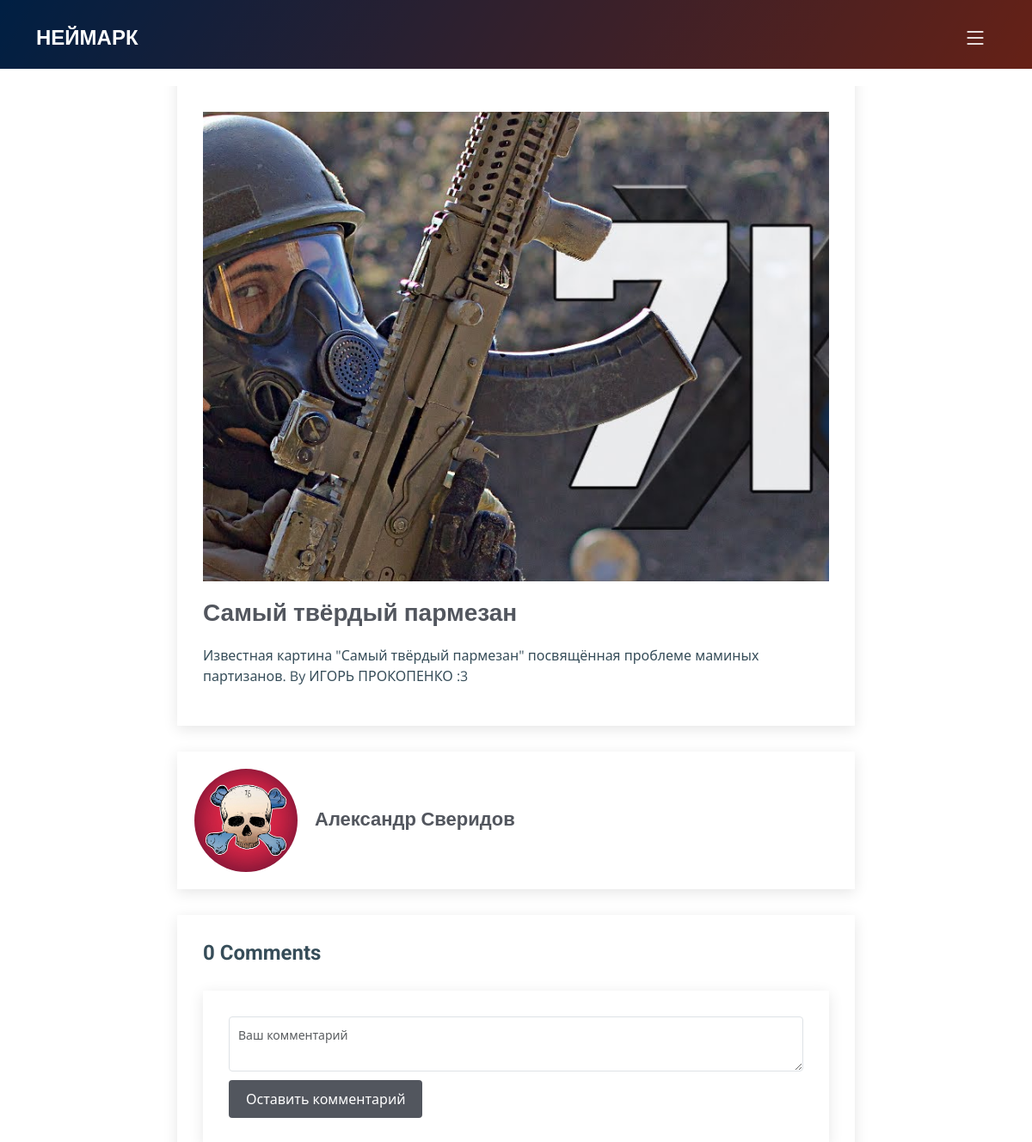
The app's page /artwork/1/, older data.
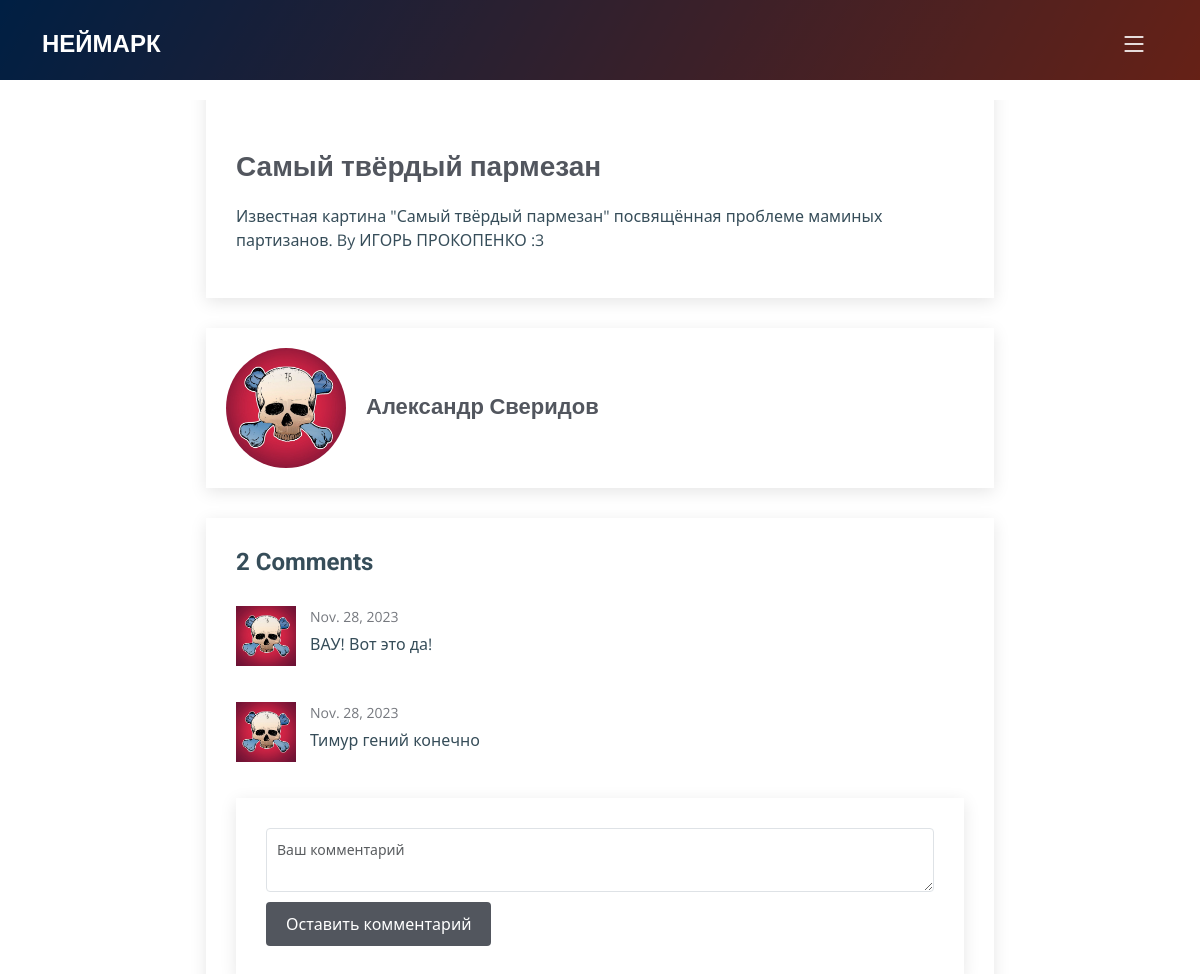
The same page, newer data.
### base/models.py (models this page shows, shortened)
class Artwork(models.Model):
    face = models.ImageField(upload_to="images/", verbose_name="Лицевое изображение",)
    name = models.CharField(max_length=40,)
    description = models.TextField(max_length=500,)
    uncompressed_img = models.ImageField(upload_to="images/", verbose_name="Оригинальное изображение", blank=True,)
    object3d = models.FileField(upload_to="files/", verbose_name="3D файл", blank=True,)
    comments = models.ManyToManyField(Comment, blank=True)
    date = models.DateField(auto_now_add=True, blank=True)

class User(models.Model):
    name = models.CharField(max_length=60,)
    avatar = models.ImageField(upload_to="images/",)
    tag = models.CharField(max_length=20, unique=True,)
    login = models.CharField(max_length=20, unique=True,)
    password = models.CharField(max_length=20)
    artworks = models.ManyToManyField(Artwork, blank=True, related_name="users")

class Comment(models.Model):
    author = models.ForeignKey("User", on_delete=models.CASCADE)
    text = models.CharField(max_length=200)
    date = models.DateField(auto_now_add=True, blank=True)

### base/views.py (the view)
# urls.py: path('artwork/<str:pk>/', views.artwork, name="artwork"),
def artwork(request, pk):
    artwork = Artwork.objects.get(id=pk)
    coun = artwork.comments.count()
    usr = artwork.users.all()
    context = {'artwork': artwork, 'coun': coun, 'usr': usr}
    return render(request, 'artwork.html', context)

### base/templates/artwork.html (shortened to what this page needs)
{% extends 'main.html' %}
{% load static %}
{% block content %}
  <main id="main">
    <div class="breadcrumbs d-flex align-items-center" style="background: linear-gradient(120deg, rgba(0,78,168,1) 0%, rgba(255,83,56,1) 100%);">
    </div>
    <section id="blog" class="blog">
      <div class="container" data-aos="fade-up" data-aos-delay="100">
        <div class="row g-5 artwork_main">
          <div class="col-lg-8">
            <article class="blog-details">
              <div class="post-img">
                <img src="{{artwork.face.url}}" alt="" class="img-fluid">
              </div>
              <h2 class="title">{{artwork.name}}</h2>
              <div class="content">
                <p>
                  {{artwork.description}}
                </p>
              </div>
            </article>
            {% for i in usr %}
            <div class="blog-details post-author d-flex align-items-center">
              <img src="{{i.avatar.url}}" class="rounded-circle flex-shrink-0" alt="">
              <div>
                <h4>{{i.name}}</h4>
              </div>
            </div>
            {% endfor %}
            <div class="comments blog-details">
              <h4 class="comments-count">{{coun}} Comments</h4>
              {% for i in artwork.comments.all %}
              <div id="comment-1" class="comment">
                <div class="d-flex">
                  <div class="comment-img"><img src="{{i.author.avatar.url}}" alt=""></div>
                  <div>
                    <time datetime="2020-01-01">{{i.date}}</time>
                    <p>
                    {{i.text}}
                    </p>
                  </div>
                </div>
              </div>
              {% endfor %}
              <div class="reply-form">
                  <textarea name="comment" class="form-control" placeholder="Ваш комментарий" id="commentArea" style="margin-bottom:10px;"></textarea>
                  <button onclick="sendComment({{artwork.id}});" class="btn btn-primary">Оставить комментарий</button>
              </div>
            </div>
          </div>
            </div>
          </div>
    </section>
  </main>
  {% endblock content %}

Row changes from the older to the newer data that the page shows:
changed Artwork "Самый твёрдый пармезан": face: picture removed
added Comment: author.avatar (picture), date "Nov. 28, 2023", text "ВАУ! Вот это да!"
added Comment: author.avatar (picture), date "Nov. 28, 2023", text "Тимур гений конечно"
Text that changed along with them:
{{ coun }}: "0" → "2"
